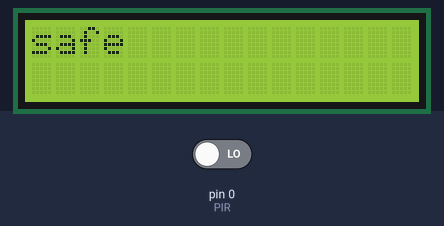
This sketch was run on a simulated Arduino Uno, built with avr-gcc and run on an emulated ATmega328P. Shown: 16×2 character LCD. The inputs (shaded band) are chosen by the test bench; at power-on: pin 0 (PIR) LOW.

Above: at 1.2 s.
1.3 s: pin 0 (PIR) driven HIGH
At 2.8 s:
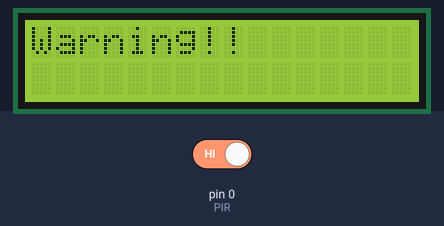
3.5 s: pin 0 (PIR) driven LOW
At 4.4 s:
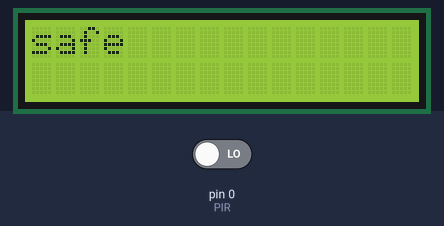
Timing chart, 0 to 6.5 s (numbered marks = the images above; inputs shaded):
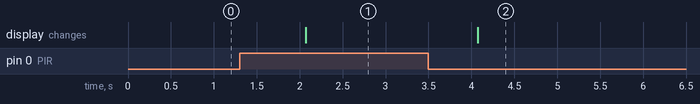

The sketch:

LCD_02.ino
```cpp
#include <LiquidCrystal.h>
#include "WeMosPIN.h"
#define PIR D8
LiquidCrystal myLCD(D2,D3,D4,D5,D6,D7);


void setup() {
 //LCD초기화
 myLCD.begin(16,2); //16*2짜리 LCD

myLCD.clear();//LCD초기화
pinMode(PIR,INPUT);

}

void loop() {

int pSen = digitalRead(PIR);
myLCD.setCursor(0,0); //첫번째 칸 첫번째 줄부터시작
if(pSen == HIGH){
  myLCD.print("Warning!!");
}else{
   myLCD.print("safe        ");
}
delay(1000);


}
```

WeMosPIN.h
```cpp
#define D0 3
#define D1 1
#define D2 16
#define D3 5
#define D4 4
#define D5 14
#define D6 12
#define D7 13
#define D8 0
#define D9 2
#define D10 15
#define D11 13
#define D12 12
#define D13 4

#define TX0 15
#define RX0 13
```

Measured:
- after the input at 1.3 s, the display: changes after 0.77 s (image 1)
- after the input at 3.5 s, the display: changes after 0.57 s (image 2)
